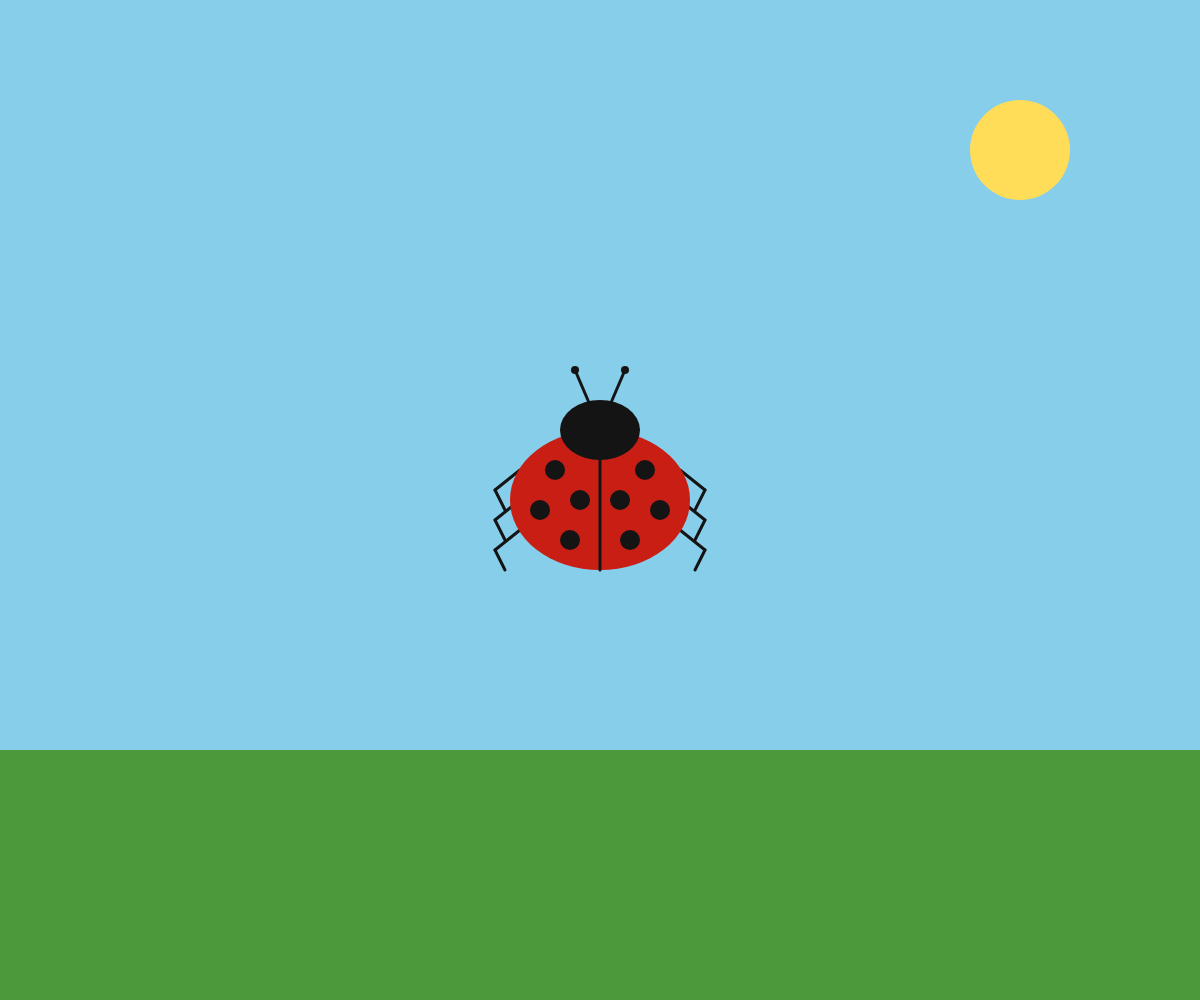
Frame 1 (no input)
Frame 60 (no input): identical to frame 1, image omitted
Frame 120 (the mouse pressed at the canvas centre since frame 60): identical to frame 1, image omitted

The p5.js sketch that drew this single still picture (run headless with seeded random() and noise() and a simulated clock; from frame 60 on, the mouse is pressed at the canvas centre):

// p5.js sketch
// ── sketch.js
//This creates a canvas that is responsive to your browser screen size. This part defines the size
function setup(){
  createCanvas(windowWidth,windowHeight);
}

//This part resizes
function windowResized(){
  resizeCanvas(windowWidth,windowHeight);
}

function draw(){
  background(135,206,235);

  //Sun
  fill(255,221,89);
  noStroke();
  ellipse(width*0.85,height*0.15,100,100);

  fill(76,153,60);
  noStroke();
  rect(0,height*0.75,width,height*0.25);

  //This moves the origin to the center of the page adjusting with the screen size
  push();
  translate(width/2,height/2);

  //Legs
  stroke(20);
  strokeWeight(3);
  let legRowsY = [-30,0,30]; //vertical postions along the side of the body

  for (let y of legRowsY){
    let hipX = 80; //leg attaches to body
    let kneeX = hipX + 25;
    let kneeY = y + 20;
    let footX = kneeX - 10;
    let footY = kneeY + 20;

    //Right Legs
    line(hipX,y,kneeX,kneeY);
    line(kneeX,kneeY,footX,footY);

    //Left Legs
    line(-hipX,y,-kneeX,kneeY);
    line(-kneeX,kneeY,-footX,footY);
  }
  noStroke();

  //Body
  fill(200,30,20);
  noStroke();
  ellipse(0,0,180,140); //(horizontal position,vertical position,width,height)

  //line down the center of body
  stroke(20);
  strokeWeight(3);
  line(0,-70,0,70);
  noStroke();

  //This is an array for positioning the little circles
  fill(20);
  let spotPostitions = [
    [-45,-30],[-60,10],[-30,40],[-20,0], //left side
    [45,-30],[60,10],[30,40],[20,0] //right side
  ];
  //This calls the values in the array to postion the circles
  for (let pos of spotPostitions){
    ellipse(pos[0],pos[1],20,20);
  }

  //Head
  fill(20);
  ellipse(0,-70,80,60);

  //Antennae
  stroke(20);
  strokeWeight(3);
  line(-10,-95,-25,-130); //Left (-10,-95) starting point
  line(10,-95,25,-130); //Right (25,-130) ending point
  noStroke();
  fill(20);
  ellipse(-25,-130,8,8);
  ellipse(25,-130,8,8);

  pop(); //closes the push
}
